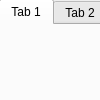
<?xml version="1.0" encoding="UTF-8"?>
<ui version="4.0">
 <class>Dialog</class>
 <widget class="QDialog" name="Dialog">
  <property name="windowModality">
   <enum>Qt::ApplicationModal</enum>
  </property>
  <property name="geometry">
   <rect>
    <x>0</x>
    <y>0</y>
    <width>100</width>
    <height>100</height>
   </rect>
  </property>
  <property name="maximumSize">
   <size>
    <width>100</width>
    <height>100</height>
   </size>
  </property>
  <property name="windowTitle">
   <string>Dialog</string>
  </property>
  <widget class="QDialogButtonBox" name="buttonBox">
   <property name="geometry">
    <rect>
     <x>10</x>
     <y>600</y>
     <width>461</width>
     <height>32</height>
    </rect>
   </property>
   <property name="orientation">
    <enum>Qt::Horizontal</enum>
   </property>
   <property name="standardButtons">
    <set>QDialogButtonBox::Cancel|QDialogButtonBox::Ok</set>
   </property>
  </widget>
  <widget class="QWidget" name="horizontalLayoutWidget">
   <property name="geometry">
    <rect>
     <x>-1</x>
     <y>-1</y>
     <width>481</width>
     <height>591</height>
    </rect>
   </property>
   <layout class="QHBoxLayout" name="horizontalLayout">
    <item>
     <widget class="QTabWidget" name="tabWidget">
      <property name="maximumSize">
       <size>
        <width>1000</width>
        <height>1000</height>
       </size>
      </property>
      <property name="currentIndex">
       <number>0</number>
      </property>
      <widget class="QWidget" name="tab">
       <attribute name="title">
        <string>Tab 1</string>
       </attribute>
      </widget>
      <widget class="QWidget" name="tab_2">
       <attribute name="title">
        <string>Tab 2</string>
       </attribute>
       <widget class="QTextEdit" name="textEdit">
        <property name="geometry">
         <rect>
          <x>60</x>
          <y>270</y>
          <width>104</width>
          <height>64</height>
         </rect>
        </property>
       </widget>
      </widget>
     </widget>
    </item>
   </layout>
  </widget>
 </widget>
 <resources/>
 <connections>
  <connection>
   <sender>buttonBox</sender>
   <signal>accepted()</signal>
   <receiver>Dialog</receiver>
   <slot>accept()</slot>
   <hints>
    <hint type="sourcelabel">
     <x>248</x>
     <y>254</y>
    </hint>
    <hint type="destinationlabel">
     <x>157</x>
     <y>274</y>
    </hint>
   </hints>
  </connection>
  <connection>
   <sender>buttonBox</sender>
   <signal>rejected()</signal>
   <receiver>Dialog</receiver>
   <slot>reject()</slot>
   <hints>
    <hint type="sourcelabel">
     <x>316</x>
     <y>260</y>
    </hint>
    <hint type="destinationlabel">
     <x>286</x>
     <y>274</y>
    </hint>
   </hints>
  </connection>
 </connections>
</ui>
